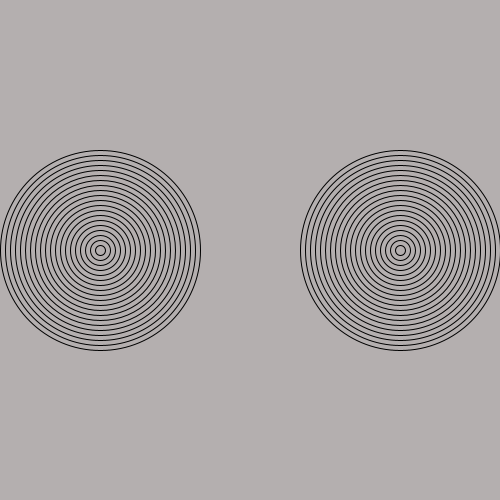
Frame 1 (no input)
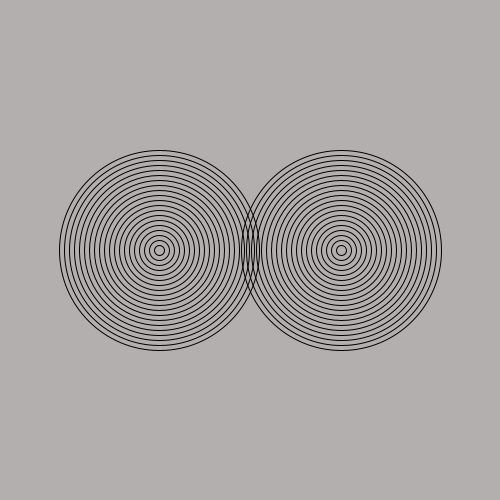
Frame 60 (the mouse pressed at the canvas centre just before this capture)
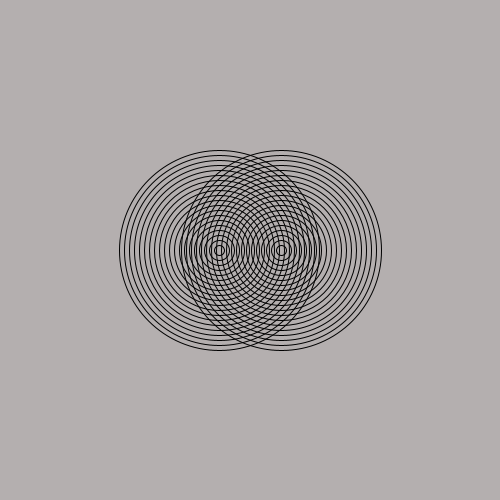
Frame 120 (the mouse held since frame 60 and released just before this capture)

The Processing sketch that drew these frames (run headless with seeded random() and noise(); from frame 60 on, the mouse is pressed at the canvas centre):

// Processing sketch: AmazingRings
// ── AmazingRings.pde
int x1 = 100;
int x2 = 400;


void setup(){
size(500,500);
}
void draw(){
background(#B4AFAF);
  for(int i =20; i>0; i--){
    noFill();
  ellipse(x1,250,i*10,i*10);
  }
x1++;

for(int i =20; i>0; i--){
    noFill();
  ellipse(x2,250,i*10,i*10);
} 
  x2--;
  if(x1>500){
    x1=50;
  }
  if(x2<0){
    x2=450;
}
}
